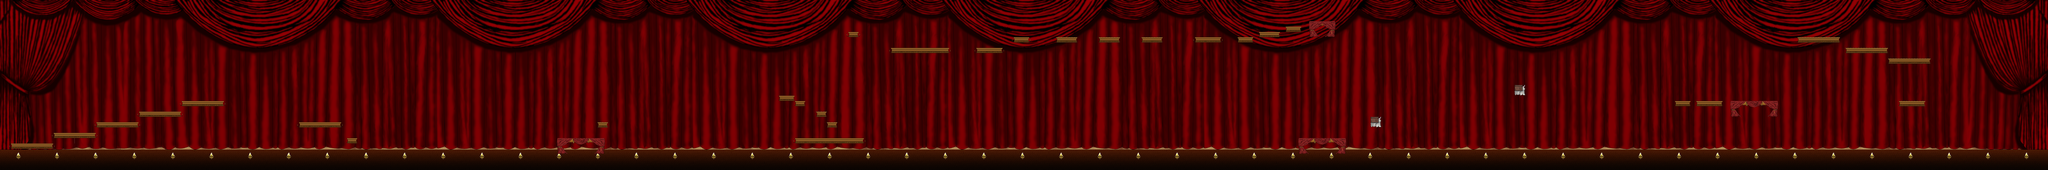

This is a level from a 2D game, rendered from its Tiled map with the project's own tilesets. A one-line summary and the map file follow, with tile-layer data summarised:
An orthogonal 384x32 tile map with 32x32 px tiles, 6 tile layers (Background, Falling, Visible, Invisible, ...), 9 tilesets, 1 image layer and 66 objects (26x heart, 13x rabbit, 5x horizontal, 3x passive, 2x aggressive, ...).

<map version="1.0" orientation="orthogonal" renderorder="right-down" width="384" height="32" tilewidth="32" tileheight="32">
 <tileset firstgid="1" name="level" tilewidth="32" tileheight="32">
  <image source="level.png" trans="ff00ff" width="320" height="273" />
 </tileset>
 <tileset firstgid="81" name="bird" tilewidth="64" tileheight="64">
  <image source="bird.png" trans="ff00ff" width="64" height="64" />
 </tileset>
 <tileset firstgid="82" name="rabbit" tilewidth="64" tileheight="128">
  <image source="rabbit.png" trans="ff00ff" width="64" height="128" />
 </tileset>
 <tileset firstgid="83" name="character" tilewidth="32" tileheight="128">
  <image source="character.png" trans="ff00ff" width="32" height="128" />
 </tileset>
 <tileset firstgid="84" name="card" tilewidth="32" tileheight="48">
  <image source="card.png" trans="ff00ff" width="32" height="48" />
 </tileset>
 <tileset firstgid="85" name="platform-left" tilewidth="64" tileheight="64">
  <image source="platform-left.png" width="64" height="64" />
 </tileset>
 <tileset firstgid="86" name="platform-right" tilewidth="64" tileheight="64">
  <image source="platform-right.png" width="64" height="64" />
 </tileset>
 <tileset firstgid="87" name="door" tilewidth="96" tileheight="192">
  <image source="door.png" width="96" height="192" />
 </tileset>
 <tileset firstgid="88" name="spider" tilewidth="32" tileheight="32">
  <image source="spider.png" trans="ff00ff" width="32" height="32" />
 </tileset>
 <imagelayer name="Background_image">
  <image source="background.png" />
 </imagelayer>
 <objectgroup name="Cards">
  <object name="card001" type="heart" gid="84" x="2736" y="752" width="32" height="48" />
  <object name="card002" type="heart" gid="84" x="2096" y="768" width="32" height="48" />
  <object name="card003" type="heart" gid="84" x="3472" y="768" width="32" height="48" />
  <object name="card004" type="heart" gid="84" x="5104" y="151" width="32" height="48" />
  <object name="card001" type="heart" gid="84" x="1552" y="696" width="32" height="48" />
  <object type="heart" gid="84" x="6384" y="160" />
  <object type="heart" gid="84" x="6896" y="160" />
  <object type="heart" gid="84" x="7912" y="88" />
  <object type="heart" gid="84" x="10240" y="512" />
  <object type="heart" gid="84" x="11168" y="480" />
  <object type="heart" gid="84" x="7280" y="160" />
  <object type="heart" gid="84" x="6640" y="160" />
  <object type="heart" gid="84" x="6112" y="160" />
  <object type="heart" gid="84" x="4704" y="576" />
  <object type="heart" gid="84" x="3584" y="576" />
  <object type="heart" gid="84" x="704" y="480" />
  <object type="heart" gid="84" x="4192" y="736" />
  <object type="heart" gid="84" x="7616" y="160" />
  <object type="heart" gid="84" x="11424" y="320" />
  <object type="heart" gid="84" x="11168" y="224" />
  <object type="heart" gid="84" x="10944" y="160" />
  <object type="heart" gid="84" x="8256" y="704" />
  <object type="heart" gid="84" x="7808" y="736" />
  <object type="heart" gid="84" x="8032" y="736" />
  <object type="heart" gid="84" x="9120" y="480" />
  <object type="heart" gid="84" x="10080" y="512" />
  <object gid="84" x="7456" y="192" />
  <object gid="84" x="7744" y="128" />
  <object gid="84" x="4864" y="640" />
  <object gid="84" x="448" y="544" />
  <object gid="84" x="960" y="416" />
  <object gid="84" x="9568" y="512" />
  <object gid="84" x="9792" y="512" />
  <object gid="84" x="9312" y="512" />
 </objectgroup>
 <layer name="Background" width="384" height="32">
  <data>[12288 cells, 0 non-empty, 0 distinct tile ids]</data>
 </layer>
 <objectgroup name="Exits">
  <object name="level_exit" type="exit" gid="87" x="11424" y="608" width="96" height="192" />
 </objectgroup>
 <objectgroup name="Portals">
  <object name="p0" type="p1" gid="87" x="5088" y="832" width="96" height="192" />
  <object name="p1" type="p0" gid="87" x="5344" y="288" width="96" height="192" />
  <object name="p2" type="p3" gid="87" x="7888" y="832" />
  <object name="p3" type="p2" gid="87" x="8608" y="512" />
  <object name="p4" type="p5" gid="87" x="10559" y="608" />
  <object name="p5" type="p4" gid="87" x="10784" y="224" />
 </objectgroup>
 <objectgroup name="Player">
  <object name="player_start" type="start" gid="83" x="64" y="832" width="64" height="128" />
 </objectgroup>
 <layer name="Falling" width="384" height="32">
  <data>[12288 cells, 20 non-empty, 5 distinct tile ids]</data>
 </layer>
 <layer name="Visible" width="384" height="32">
  <data>[12288 cells, 47 non-empty, 8 distinct tile ids]</data>
 </layer>
 <layer name="Invisible" width="384" height="32">
  <data>[12288 cells, 47 non-empty, 3 distinct tile ids]</data>
 </layer>
 <layer name="Level" width="384" height="32">
  <data>[12288 cells, 128 non-empty, 20 distinct tile ids]</data>
 </layer>
 <objectgroup name="Platforms">
  <object type="horizontal" gid="85" x="2688" y="896" width="64" height="64">
   <properties>
    <property name="max" value="84" />
    <property name="min" value="68" />
   </properties>
  </object>
  <object type="horizontal" gid="86" x="2752" y="896" width="64" height="64">
   <properties>
    <property name="max" value="102" />
    <property name="min" value="86" />
   </properties>
  </object>
  <object type="horizontal" gid="85" x="4128" y="896" width="64" height="64">
   <properties>
    <property name="max" value="129" />
    <property name="min" value="114" />
   </properties>
  </object>
  <object type="horizontal" gid="86" x="4192" y="896" width="64" height="64">
   <properties>
    <property name="max" value="146" />
    <property name="min" value="131" />
   </properties>
  </object>
  <object type="vertical" gid="85" x="8160" y="768">
   <properties>
    <property name="max" value="24" />
    <property name="min" value="4" />
   </properties>
  </object>
  <object type="horizontal" gid="85" x="8608" y="576">
   <properties>
    <property name="max" value="282" />
    <property name="min" value="269" />
   </properties>
  </object>
 </objectgroup>
 <objectgroup name="Enemies">
  <object name="bird" type="passive" gid="81" x="1344" y="576" width="64" height="64">
   <properties>
    <property name="max" value="53" />
    <property name="min" value="43" />
   </properties>
  </object>
  <object name="rabbit" gid="82" x="2077" y="832" width="64" height="128" />
  <object name="bird" type="aggressive" gid="81" x="1224" y="456" width="64" height="64">
   <properties>
    <property name="max" value="163" />
    <property name="min" value="155" />
   </properties>
  </object>
  <object name="rabbit" gid="82" x="6096" y="224" />
  <object name="rabbit" gid="82" x="6688" y="0" rotation="180" />
  <object name="rabbit" gid="82" x="6944" y="0" rotation="180" />
  <object name="rabbit" gid="82" x="7328" y="0" rotation="180" />
  <object name="rabbit" gid="82" x="6432" y="0" rotation="180" />
  <object name="bird" type="passive" gid="81" x="6368" y="448">
   <properties>
    <property name="max" value="209" />
    <property name="min" value="196" />
   </properties>
  </object>
  <object name="bird" type="passive" gid="81" x="6880" y="448">
   <properties>
    <property name="max" value="220" />
    <property name="min" value="210" />
   </properties>
  </object>
  <object name="rabbit" gid="82" x="9280" y="672" />
  <object name="rabbit" gid="82" x="9408" y="672" />
  <object name="rabbit" gid="82" x="9536" y="672" />
  <object name="rabbit" gid="82" x="9664" y="672" />
  <object name="rabbit" gid="82" x="9792" y="672" />
  <object name="rabbit" gid="82" x="9920" y="672" />
  <object name="bird" type="aggressive" gid="81" x="10272" y="160">
   <properties>
    <property name="max" value="323" />
    <property name="min" value="321" />
   </properties>
  </object>
  <object name="rabbit" gid="82" x="11168" y="608" />
 </objectgroup>
 <layer name="Foreground" width="384" height="32">
  <data>[12288 cells, 87 non-empty, 19 distinct tile ids]</data>
 </layer>
</map>